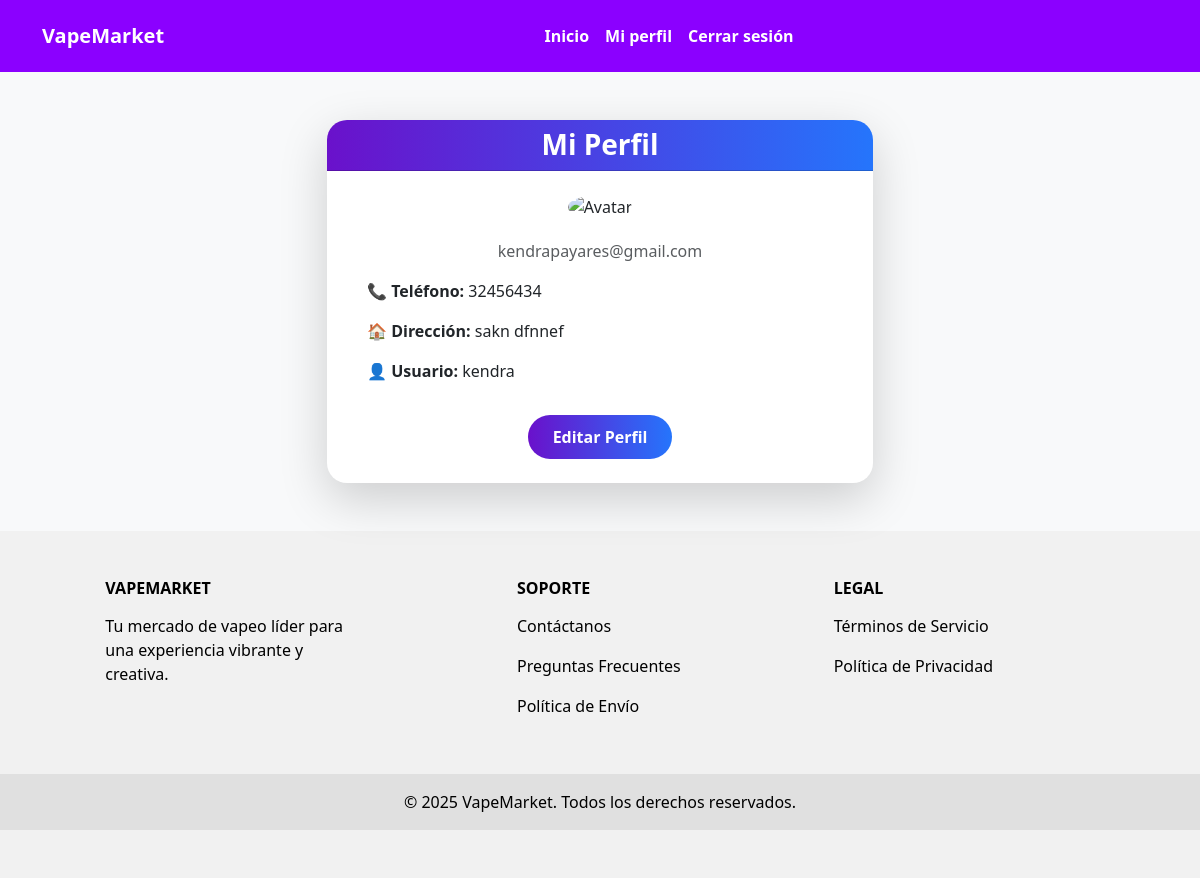
Screenshot of /usuarios/perfil/ (signed in) with the database file from the repository.
### usuarios/models.py (models this page shows, shortened)
class Usuario(AbstractUser):
    telefono = models.CharField(max_length=15, blank=True, null=True)
    direccion = models.CharField(max_length=255, blank=True, null=True)

### usuarios/views.py (the view)
# urls.py: path('perfil/', views.perfil_usuario, name='perfil_usuario'),
@login_required
def perfil_usuario(request):
    usuario = request.user
    return render(request, 'usuarios/perfil.html', {'usuario': usuario})

### usuarios/templates/usuarios/perfil.html (shortened to what this page needs)
{% extends 'base.html' %}
{% load static %}
{% block content %}
<section class="perfil-section py-5 bg-light">
  <div class="container">
    <div class="row justify-content-center">
      <div class="col-lg-6 col-md-8">
        <div class="card shadow-lg border-0" style="border-radius: 20px; overflow: hidden;">
          <div class="card-header text-center text-white" style="background: linear-gradient(90deg, #6a11cb 0%, #2575fc 100%);">
            <h3 class="fw-bold mb-0"> Mi Perfil</h3>
          </div>
          <div class="card-body text-center py-4">
            <img src="https://cdn-icons-png.flaticon.com/512/3135/3135715.png"
                 alt="Avatar" class="rounded-circle mb-3" width="100" height="100">
            <p class="text-muted mb-3">{{ usuario.email }}</p>
            <div class="text-start px-4">
              <p><strong>📞 Teléfono:</strong> {{ usuario.telefono|default:"No registrado" }}</p>
              <p><strong>🏠 Dirección:</strong> {{ usuario.direccion|default:"No registrada" }}</p>
              <p><strong>👤 Usuario:</strong> {{ usuario.username }}</p>
            </div>
            <button class="btn btn-vape mt-3" data-bs-toggle="modal" data-bs-target="#editarPerfilModal" style="background-color: #6c757d; color: #ffffff;">
              Editar Perfil
            </button>
          </div>
        </div>
      </div>
    </div>
  </div>
</section>
{% endblock %}

### static/css/home.css (style rules this page uses)
.btn-vape { background: linear-gradient(90deg, #6a11cb 0%, #2575fc 100%); border: none; color: white; border-radius: 25px; padding: 10px 25px; transition: all 0.3s ease; }
.card { border-radius: 15px; box-shadow: 0 4px 15px rgba(0, 0, 0, 0.1); overflow: hidden; }
.btn-vape { background: linear-gradient(90deg, #6a11cb 0%, #2575fc 100%); border: none; color: white; border-radius: 25px; font-weight: 600; transition: all 0.3s ease; }

### rows the page displays
Usuario: email "kendrapayares@gmail.com", telefono "32456434", direccion "sakn dfnnef", username "kendra"
